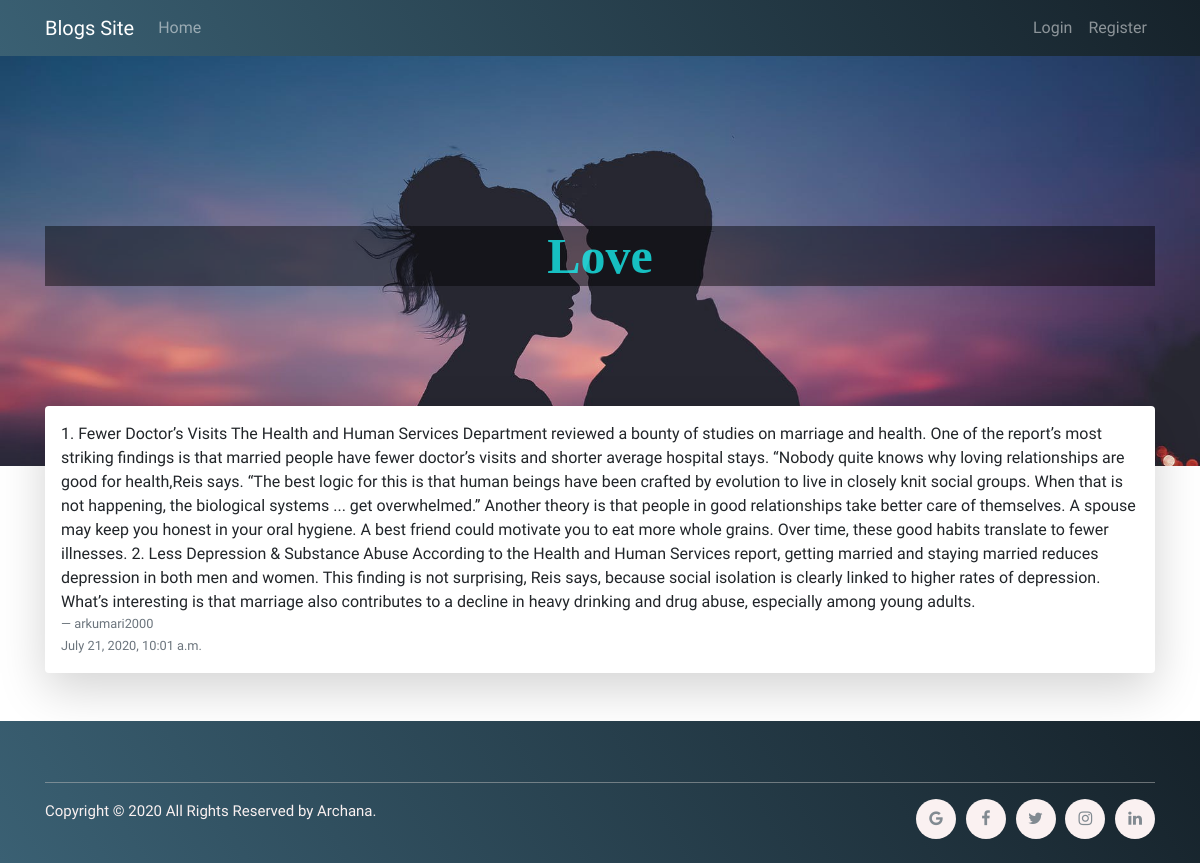
/bolg/17/, run on the app's committed database.
### app/models.py (models this page shows, shortened)
class Blog(models.Model):
    author = models.ForeignKey(
        User, on_delete=models.CASCADE, null=True, blank=True)
    title = models.CharField(max_length=500)
    content = models.TextField()
    image = models.ImageField(upload_to='images', blank=True)
    date_posted = models.DateTimeField(auto_now_add=True)

### app/views.py (the view)
# urls.py: path('bolg/<int:pk>/', BlogDetailView.as_view(), name='blog'),
class BlogDetailView(DetailView):
    model = Blog
    template_name = 'app/blog.html'

### app/templates/app/blog.html (shortened to what this page needs)
{% extends 'app/base.html' %}
{% block content %}
<div class="banner" style="background-image: url({{blog.image.url}});">
    <div class="container">
        <div class="banner-text">
            <div class="banner-heading">
                {{blog.title}}
            </div>
        </div>
    </div>
</div>
<div class="container">
    <div class="shadow-lg p-3 mb-5 bg-white rounded boxed">{{blog.content}}
        <footer class="blockquote-footer">{{blog.author}}</footer>
        <small class="text-muted">{{blog.date_posted}}</small>
    </div>
</div>
{% endblock %}

### static/css/style.css (style rules this page uses)
body { font-family: 'Kalam', cursive; }
.banner { text-align: center; color: #fff; background-repeat: no-repeat; background-attachment: scroll; background-position: center center; -webkit-background-size: cover; -moz-background-size: cover; -o-background-size: cover; background-size: cover; }
.banner-text { padding: 170px 0 150px 0; }
.banner-heading { font-family: "Courgette", cursive; font-size: 50px; font-weight: 700; line-height: 60px; margin-bottom: 30px; background: #00000073; color: #17efefc7; }
.boxed { box-shadow: 0 30px 50px 0 rgba(1, 1, 1, 0.18); padding: 2rem 4rem 2rem 4rem; background-color: #ffffff; margin-top: -60px; }

### data on the page
Blog: image (picture), title "Love", content "1. Fewer Doctor’s Visits The Health and Human Services Department reviewed a bounty of studies on marriage and health. One of the report’s most striking findings is that married people have fewer doctor’s visits and shorter average hospital stays. “Nobody quite knows why loving relationships are good for health,Reis says. “The best logic for this is that human beings have been crafted by evolution to live in closely knit social groups. When that is not happening, the biological systems ... get overwhelmed.” Another theory is that people in good relationships take better care of themselves. A spouse may keep you honest in your oral hygiene. A best friend could motivate you to eat more whole…", author "arkumari2000", date_posted "July 21, 2020, 10:01 a.m."
